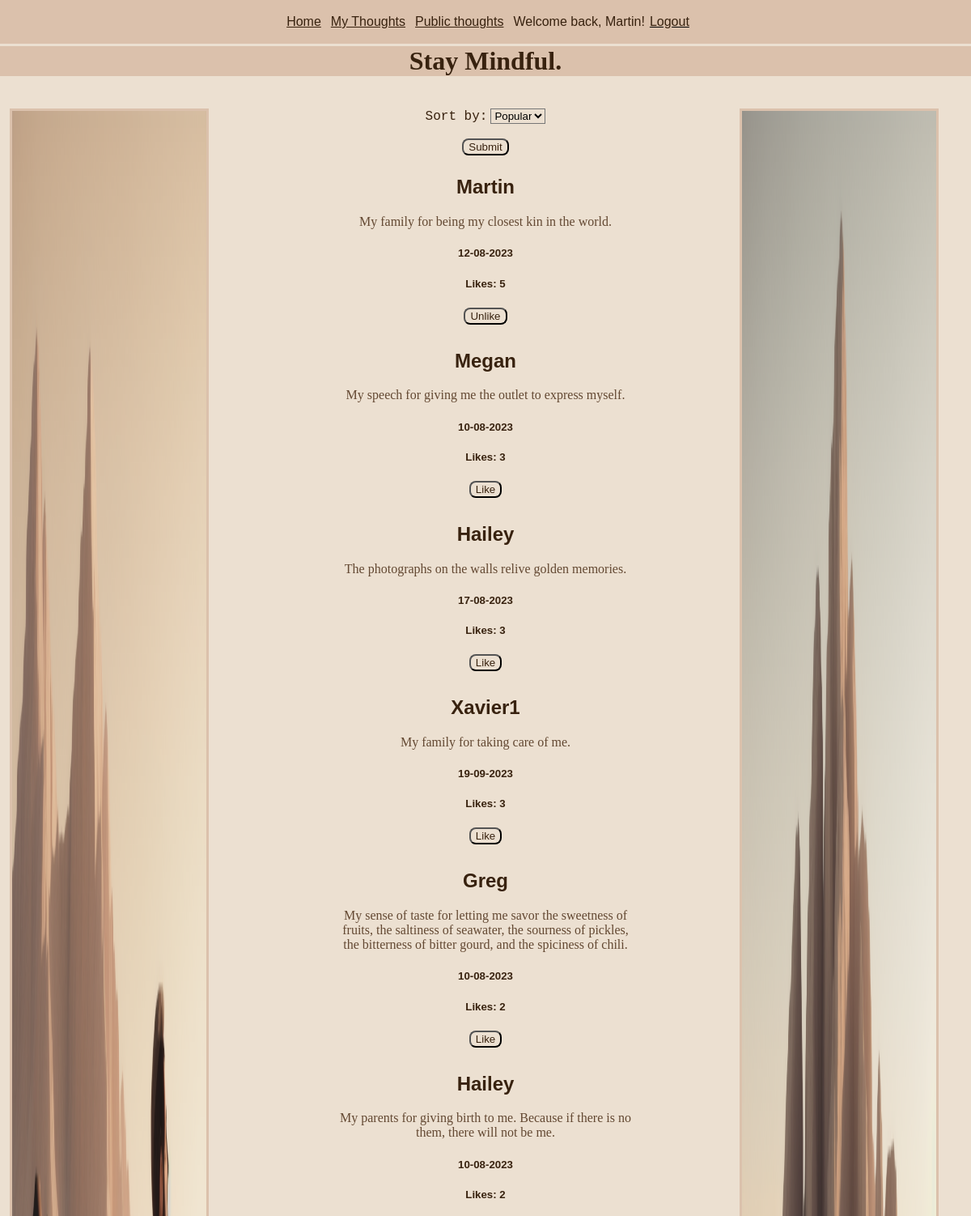
Before: /public_posts (signed in, upper part) with the older database file.
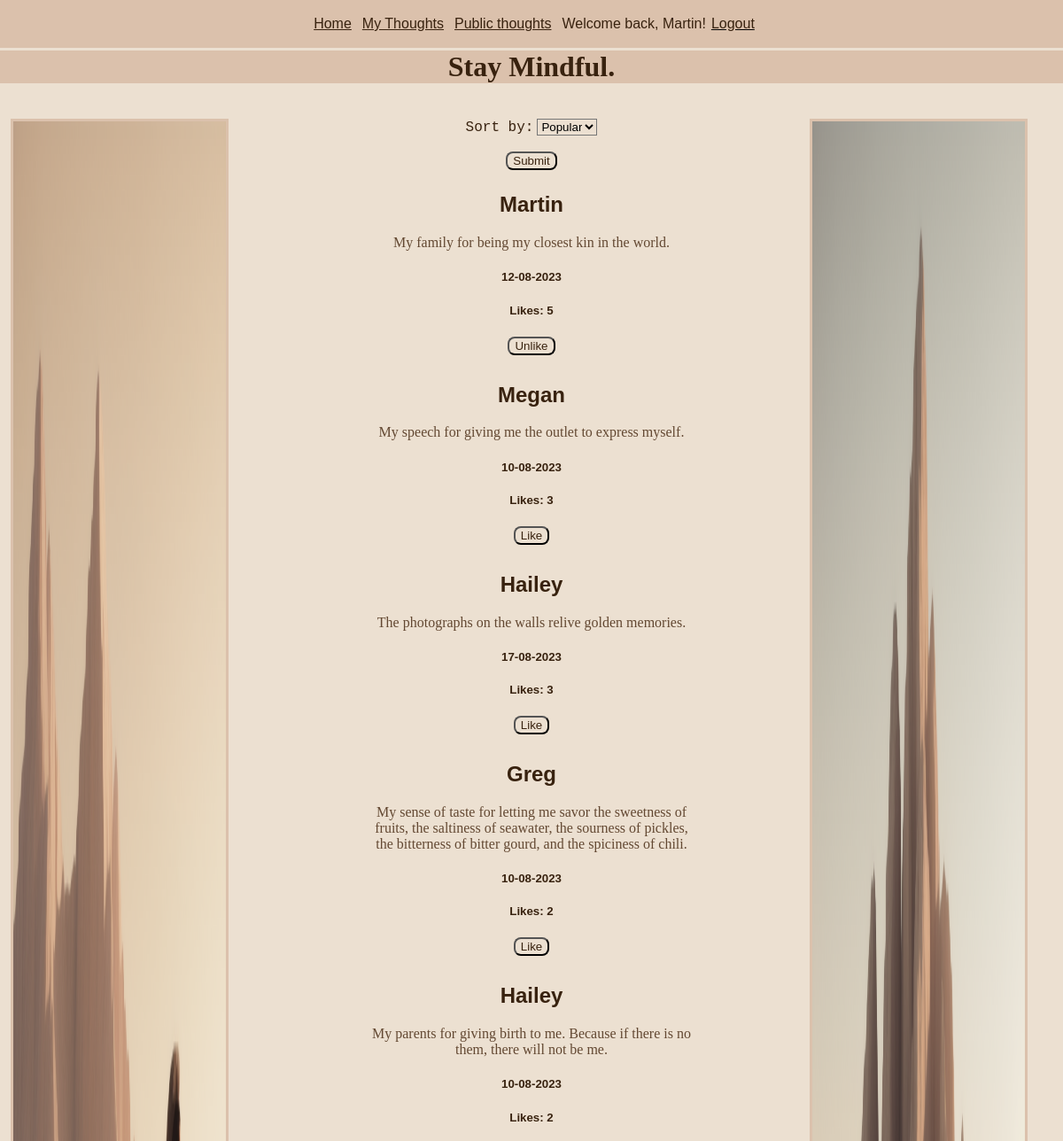
After: the same page with the newer database file.
### tables this page shows
CREATE TABLE Gratitude_idea (id INTEGER PRIMARY KEY, date TEXT, username TEXT, content TEXT, like_count INTEGER DEFAULT (0), is_public INTEGER);

### routes.py (the view, shortened to what this page needs)
@app.route('/public_posts', methods=['GET', 'POST'])
def public_posts():
    global sort
    if 'username' in session:
        user_id = db_query("SELECT id FROM User WHERE username = ?", True,
                           False, (session['username'],))
        if request.method == "GET":
            if sort == 'popular':
                idea_data = db_query('SELECT username, content, date, id,\
                like_count FROM Gratitude_idea WHERE is_public = 1 ORDER BY\
                like_count DESC', False, False, ())
                liked_post = db_query('SELECT post_id FROM Liked_Posts WHERE\
                user = ?', False, False, user_id)
                liked_posts = [item[0] for item in liked_post]
                return render_template("public_posts.html",
                                       idea_data=idea_data,
                                       liked_posts=liked_posts,
                                       user_id=user_id)
        elif request.method == "POST":
            sort = request.form['sort']
            return redirect("public_posts")
        else:
            return redirect("/")
    else:
        flash('First please create an account or login to an existing one.')
        return redirect('loginpage')

### routes.py (called while the page is built)
def db_query(query, is_single, is_insert, data):
    conn = sqlite3.connect("mindful.db")
    try:
        cur = conn.cursor()
        cur.execute(query, data)
        if is_insert:
            conn.commit()
        if is_single:
            result = cur.fetchone()
        else:
            result = cur.fetchall()
        return result
    finally:
        conn.close()

def get_random_image():
    image_folder = os.path.join(app.static_folder, 'images')
    images = os.listdir(image_folder)
    random_image = random.choice(images)
    return f"static/images/{random_image}"

@app.context_processor
def inject_random_image():
    return {'random_image': get_random_image(),
            'random_image1': get_random_image()}

### templates/public_posts.html (shortened to what this page needs)
{% extends 'layout.html' %}
{% block content %}
<form action="/public_posts" method="post">
    <label for="sort">Sort by:</label>
    <select class="input" name="sort" id="sort">
        <option value="popular">Popular</option>
    </select>
    <br><br>
    <input class='button' type="submit" value="Submit">
    </form>
{% for idea_data in idea_data %}
<div>
    <h2>
        {{ idea_data[0] }}
    </h2>
    <p class="p_overflow">
        {{ idea_data[1] }}
    </p>
    <h5>
        {{ idea_data[2] }}
    </h5>
    <h5>
        Likes: {{ idea_data[4] }}
    </h5>
    {% if idea_data[3] in liked_posts %}
    <form action="/like" method="post">
        <input class="button" type="submit" value="Unlike">
    </form>
    {% else %}
    <form action="/like" method="post">
        <input class="button" type="submit" value="Like">
    </form>
    {% endif %}
</div>
{% endfor %}
{% endblock %}

### templates/layout.html (shortened to what this page needs)
<!DOCTYPE html>
<html lang="en">
    <link rel="stylesheet" href="/static/styles.css">
<head>
</head>
<div>
    <nav>
        {% include "nav.html" %}
    </nav>
</div>
<body>
    <header>
        {% include "header.html" %}
    </header>
    <main class="flex">
        <div class="flex-element-image-column">
            <img class="flex-image" src="{{ random_image }}" alt="Mindful">
        </div>
        <div class="flex-element-posts-column">
        {% block content %}
        {% endblock %}
        </div>
        <div class="flex-element-image-column">
            <img class="flex-image" src="{{ random_image1 }}" alt="Mindful">
        </div>
    </main>
</body>
</html>

### templates/nav.html
<div id="nav">
        <a class="nav_element" href="/">Home</a>
        {% if session.username == "admin" %}
        <form action="/adminlogin" method="post">
                <button class="button" id="admin">Admin</button>
        </form>
        <a id="username_nav" class="nav_element">Welcome back, {{ session.username }}! </a>
                <form action="/logout" method="post">
                        <button class="nav_button" id="logout"><a> Logout</a></button>
                </form>
        {% elif session['username'] %}
        <a class="nav_element" href="/my_posts">My Thoughts</a>
        <a class="nav_element" href="/public_posts">Public thoughts</a>
        <a id="username_nav" class="nav_element">Welcome back, {{ session.username }}! </a>
        <form action="/logout" method="post">
                <button class="nav_button" id="logout"><a> Logout</a></button>
        </form>
        {% else %}
        <a class="nav_element" href="/create_account_page">Create an account</a>
        <a class="nav_element" href="/loginpage">Login</a>
        {% endif %}
</div>

### templates/header.html
<h1>Stay Mindful.</h1>

### static/styles.css (style rules this page uses)
header { background-color: #dbc1ac; }
body { background-color: #ece0d1; margin: auto; text-align: center; min-height: 100vh; }
div { padding-top: 1.5%; padding-bottom: 1.5%; }
.nav_element { padding-left: 0.5%; padding-right: 0.5%; }
#nav { position:fixed; top:0%; width: 100%; background-color: #dbc1ac; display: flex; justify-content: center; }
h1 { font-family: cursive; color: #38220f; }
h2 { font-family: sans-serif; color: #38220f; }
h5 { font-family: sans-serif; color: #38220f; padding-left: 5%; padding-right: 5%; }
p { font-family: cursive; color: #634832; }
.p_overflow { overflow-wrap: break-word; margin: auto; }
a { font-family: sans-serif; color: #38220f; }
label { font-family: monospace; font-size: large; color: #38220f; }
.nav_button { background: none!important; border: none; padding: 0!important; font-size: medium; font-family: sans-serif; text-decoration: underline; cursor: pointer; }
.button { background-color: #ece0d1; color: #38220f; border-radius: 8px; }
.input { background-color: #ece0d1; }
.flex { display: flex; flex-direction: row; }
.flex-image { width: 20%; height: 70%; border-style: solid; border-color: #dbc1ac; position: fixed; display: flex; }
.flex-element-image-column { width: 30%; padding-left: 12px; padding-right: 12px; }
.flex-element-posts-column { width: 40%; padding-left: 10%; padding-right: 10%; }

Changed rows visible on the page:
removed Gratitude_idea: username "Xavier1", content "My family for taking care of me.", date "19-09-2023", like_count "3"
